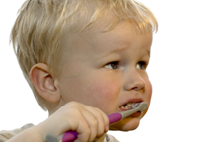
#> input picture clase3-4/pycientifico/src/codigoInicio/img/cepillo.png, 217 x 142 px
$ python 12_aritmeticas_invertir.py
#> lines starting #> are read from the running program, lines starting #| are printed output that depends on the picture
# Importamos librerias
import cv2
import numpy as np
import matplotlib.pyplot as plt

# Leemos nuestra imagen
imgBGR = cv2.imread('../img/cepillo.png')
#> imgBGR is the input picture: shape (142, 217, 3); mean B, G, R 170.1, 186.5, 203.3
#imgBGR = cv2.imread('img/monedas.jpg')

imgRGB = cv2.cvtColor(imgBGR, cv2.COLOR_BGR2RGB)

# Convertimos a EDG
imgGray = cv2.cvtColor(imgBGR, cv2.COLOR_BGR2GRAY)
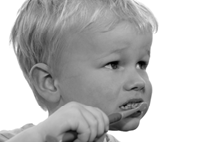
#> imgGray: shape (142, 217); min 0, max 255, mean 189.6

# Creamos una matriz del tamaño de la IMG
factor = 255
matrizGray = np.ones(imgGray.shape, dtype='uint8') * factor
matrizBGR = np.ones(imgBGR.shape, dtype='uint8') * factor


# Disminuimos el brillo en RGB
oscuraBRG = cv2.subtract(matrizBGR,  imgBGR)
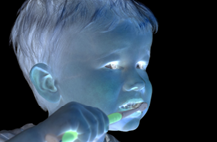
#> oscuraBRG: shape (142, 217, 3); mean B, G, R 84.9, 68.5, 51.7
#> matrizBGR: shape (142, 217, 3); every value is 255
oscuraRGB = cv2.cvtColor(oscuraBRG, cv2.COLOR_BGR2RGB)


# Mostramos la imagen
cv2.imshow('IMAGEN ORIGINAL', imgBGR)

cv2.imshow('IMAGEN OSCURA RGB', oscuraBRG)
cv2.waitKey(0)

$ run again, with clase3-4/pycientifico/src/codigoInicio/img/ninosgris.png copied over clase3-4/pycientifico/src/codigoInicio/img/cepillo.png
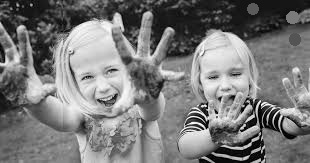
#> input picture clase3-4/pycientifico/src/codigoInicio/img/ninosgris.png, 310 x 163 px
#> imgBGR is the input picture: shape (163, 310, 3); min 0, max 255, mean 121.8
#> `oscuraBRG = cv2.subtract(matrizBGR,  imgBGR)`:
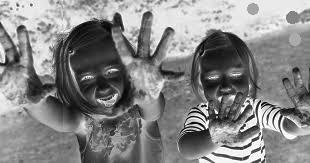
#> oscuraBRG: shape (163, 310, 3); min 0, max 255, mean 133.2
#> matrizBGR: shape (163, 310, 3); every value is 255

$ run again, with clase3-4/pycientifico/src/codigoInicio/img/flowers.jpeg saved as clase3-4/pycientifico/src/codigoInicio/img/cepillo.png
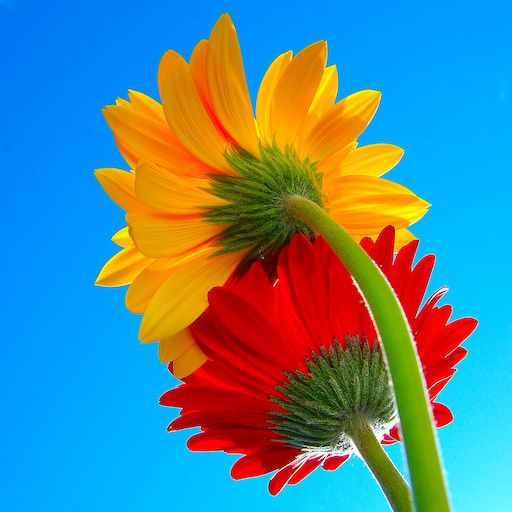
#> input picture clase3-4/pycientifico/src/codigoInicio/img/flowers.jpeg, 512 x 512 px
#> imgBGR is the input picture: shape (512, 512, 3); mean B, G, R 145.1, 134.9, 86.6
#> `imgGray = cv2.cvtColor(imgBGR, cv2.COLOR_BGR2GRAY)`:
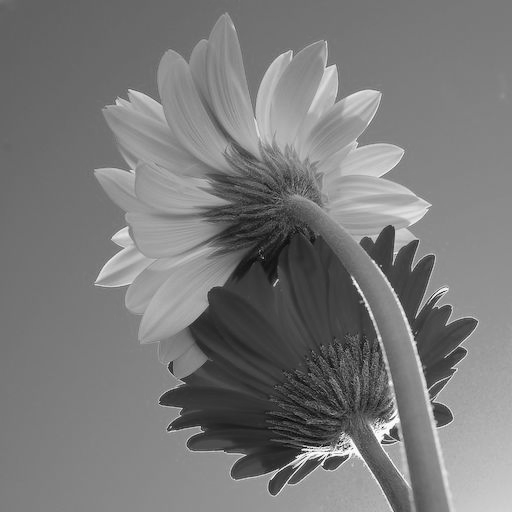
#> imgGray: shape (512, 512); min 1, max 255, mean 121.6
#> `oscuraBRG = cv2.subtract(matrizBGR,  imgBGR)`:
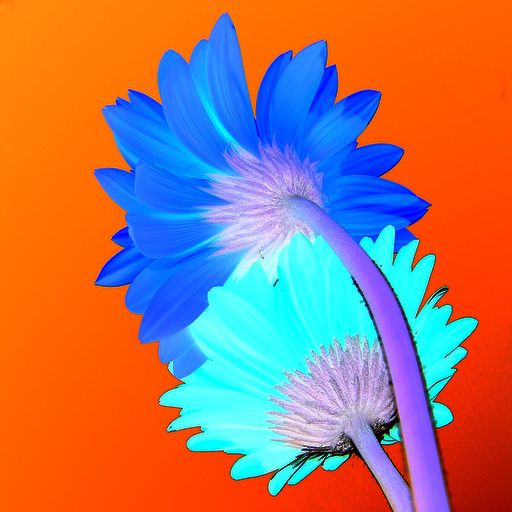
#> oscuraBRG: shape (512, 512, 3); mean B, G, R 109.9, 120.1, 168.4
#> matrizBGR: shape (512, 512, 3); every value is 255
